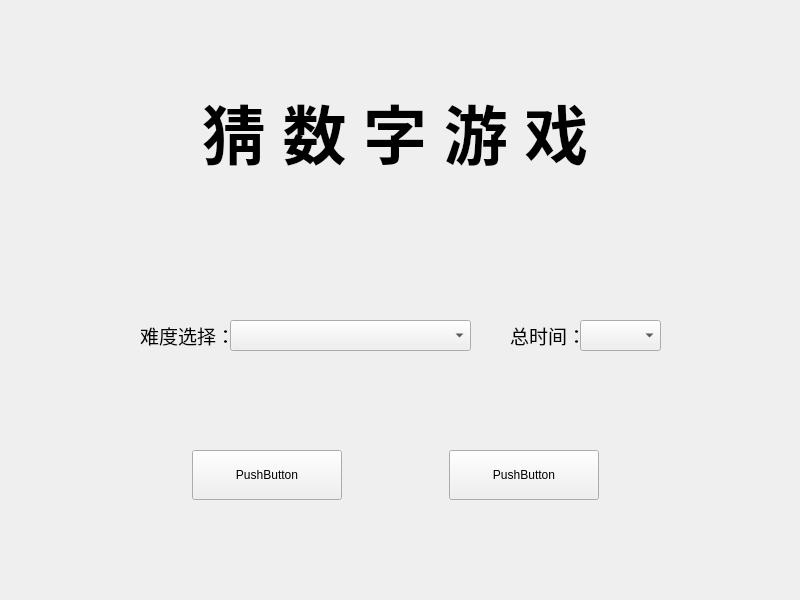
<?xml version="1.0" encoding="UTF-8"?>
<ui version="4.0">
 <class>GameWidget</class>
 <widget class="QWidget" name="GameWidget">
  <property name="geometry">
   <rect>
    <x>0</x>
    <y>0</y>
    <width>800</width>
    <height>600</height>
   </rect>
  </property>
  <property name="windowTitle">
   <string>GameWidget</string>
  </property>
  <widget class="QStackedWidget" name="stackedWidget">
   <property name="geometry">
    <rect>
     <x>0</x>
     <y>0</y>
     <width>800</width>
     <height>600</height>
    </rect>
   </property>
   <property name="currentIndex">
    <number>0</number>
   </property>
   <widget class="QWidget" name="pageStart">
    <widget class="QComboBox" name="comboBox">
     <property name="geometry">
      <rect>
       <x>230</x>
       <y>320</y>
       <width>241</width>
       <height>31</height>
      </rect>
     </property>
    </widget>
    <widget class="QWidget" name="widget" native="true">
     <property name="geometry">
      <rect>
       <x>80</x>
       <y>420</y>
       <width>631</width>
       <height>111</height>
      </rect>
     </property>
     <layout class="QHBoxLayout" name="horizontalLayout">
      <item>
       <spacer name="horizontalSpacer_2">
        <property name="orientation">
         <enum>Qt::Horizontal</enum>
        </property>
        <property name="sizeHint" stdset="0">
         <size>
          <width>77</width>
          <height>20</height>
         </size>
        </property>
       </spacer>
      </item>
      <item>
       <widget class="QPushButton" name="pushButtonStart">
        <property name="minimumSize">
         <size>
          <width>150</width>
          <height>50</height>
         </size>
        </property>
        <property name="text">
         <string>PushButton</string>
        </property>
       </widget>
      </item>
      <item>
       <spacer name="horizontalSpacer">
        <property name="orientation">
         <enum>Qt::Horizontal</enum>
        </property>
        <property name="sizeHint" stdset="0">
         <size>
          <width>76</width>
          <height>20</height>
         </size>
        </property>
       </spacer>
      </item>
      <item>
       <widget class="QPushButton" name="pushButtonClose">
        <property name="minimumSize">
         <size>
          <width>150</width>
          <height>50</height>
         </size>
        </property>
        <property name="text">
         <string>PushButton</string>
        </property>
       </widget>
      </item>
      <item>
       <spacer name="horizontalSpacer_3">
        <property name="orientation">
         <enum>Qt::Horizontal</enum>
        </property>
        <property name="sizeHint" stdset="0">
         <size>
          <width>77</width>
          <height>20</height>
         </size>
        </property>
       </spacer>
      </item>
     </layout>
    </widget>
    <widget class="QLabel" name="label_4">
     <property name="geometry">
      <rect>
       <x>140</x>
       <y>320</y>
       <width>91</width>
       <height>31</height>
      </rect>
     </property>
     <property name="font">
      <font>
       <family>Adobe Hebrew</family>
       <pointsize>14</pointsize>
      </font>
     </property>
     <property name="text">
      <string>难度选择：</string>
     </property>
    </widget>
    <widget class="QWidget" name="widget_4" native="true">
     <property name="geometry">
      <rect>
       <x>80</x>
       <y>50</y>
       <width>631</width>
       <height>161</height>
      </rect>
     </property>
     <layout class="QHBoxLayout" name="horizontalLayout_3">
      <item>
       <spacer name="horizontalSpacer_6">
        <property name="orientation">
         <enum>Qt::Horizontal</enum>
        </property>
        <property name="sizeHint" stdset="0">
         <size>
          <width>103</width>
          <height>20</height>
         </size>
        </property>
       </spacer>
      </item>
      <item>
       <widget class="QLabel" name="label_3">
        <property name="font">
         <font>
          <family>Adobe 宋体 Std L</family>
          <pointsize>48</pointsize>
          <weight>75</weight>
          <bold>true</bold>
         </font>
        </property>
        <property name="text">
         <string>猜 数 字 游 戏</string>
        </property>
       </widget>
      </item>
      <item>
       <spacer name="horizontalSpacer_7">
        <property name="orientation">
         <enum>Qt::Horizontal</enum>
        </property>
        <property name="sizeHint" stdset="0">
         <size>
          <width>40</width>
          <height>20</height>
         </size>
        </property>
       </spacer>
      </item>
     </layout>
    </widget>
    <widget class="QComboBox" name="comboBoxTime">
     <property name="geometry">
      <rect>
       <x>580</x>
       <y>320</y>
       <width>81</width>
       <height>31</height>
      </rect>
     </property>
    </widget>
    <widget class="QLabel" name="label">
     <property name="geometry">
      <rect>
       <x>510</x>
       <y>320</y>
       <width>71</width>
       <height>31</height>
      </rect>
     </property>
     <property name="font">
      <font>
       <family>Adobe Arabic</family>
       <pointsize>14</pointsize>
      </font>
     </property>
     <property name="text">
      <string>总时间：</string>
     </property>
    </widget>
   </widget>
   <widget class="QWidget" name="pageGame">
    <widget class="QWidget" name="widget_2" native="true">
     <property name="geometry">
      <rect>
       <x>40</x>
       <y>60</y>
       <width>741</width>
       <height>221</height>
      </rect>
     </property>
     <layout class="QHBoxLayout" name="horizontalLayout_2">
      <item>
       <spacer name="horizontalSpacer_4">
        <property name="orientation">
         <enum>Qt::Horizontal</enum>
        </property>
        <property name="sizeHint" stdset="0">
         <size>
          <width>103</width>
          <height>20</height>
         </size>
        </property>
       </spacer>
      </item>
      <item>
       <widget class="QLabel" name="InforShow">
        <property name="minimumSize">
         <size>
          <width>500</width>
          <height>200</height>
         </size>
        </property>
        <property name="font">
         <font>
          <family>Arial Narrow</family>
          <pointsize>36</pointsize>
         </font>
        </property>
        <property name="layoutDirection">
         <enum>Qt::LeftToRight</enum>
        </property>
        <property name="text">
         <string>TextLabel</string>
        </property>
        <property name="alignment">
         <set>Qt::AlignCenter</set>
        </property>
       </widget>
      </item>
      <item>
       <spacer name="horizontalSpacer_5">
        <property name="orientation">
         <enum>Qt::Horizontal</enum>
        </property>
        <property name="sizeHint" stdset="0">
         <size>
          <width>102</width>
          <height>20</height>
         </size>
        </property>
       </spacer>
      </item>
     </layout>
    </widget>
    <widget class="QWidget" name="widget_3" native="true">
     <property name="geometry">
      <rect>
       <x>70</x>
       <y>360</y>
       <width>636</width>
       <height>180</height>
      </rect>
     </property>
     <layout class="QGridLayout" name="gridLayout">
      <item row="0" column="0">
       <widget class="QPushButton" name="pushButton1">
        <property name="minimumSize">
         <size>
          <width>150</width>
          <height>50</height>
         </size>
        </property>
        <property name="font">
         <font>
          <pointsize>15</pointsize>
         </font>
        </property>
        <property name="text">
         <string>PushButton</string>
        </property>
        <property name="iconSize">
         <size>
          <width>15</width>
          <height>15</height>
         </size>
        </property>
       </widget>
      </item>
      <item row="0" column="1">
       <widget class="QPushButton" name="pushButton2">
        <property name="minimumSize">
         <size>
          <width>150</width>
          <height>50</height>
         </size>
        </property>
        <property name="font">
         <font>
          <pointsize>15</pointsize>
         </font>
        </property>
        <property name="text">
         <string>PushButton</string>
        </property>
       </widget>
      </item>
      <item row="0" column="2">
       <widget class="QPushButton" name="pushButton3">
        <property name="minimumSize">
         <size>
          <width>150</width>
          <height>50</height>
         </size>
        </property>
        <property name="font">
         <font>
          <pointsize>15</pointsize>
         </font>
        </property>
        <property name="text">
         <string>PushButton</string>
        </property>
       </widget>
      </item>
      <item row="0" column="3">
       <widget class="QPushButton" name="pushButtonEnter">
        <property name="minimumSize">
         <size>
          <width>150</width>
          <height>50</height>
         </size>
        </property>
        <property name="font">
         <font>
          <pointsize>15</pointsize>
         </font>
        </property>
        <property name="text">
         <string>PushButton</string>
        </property>
       </widget>
      </item>
      <item row="1" column="0">
       <widget class="QPushButton" name="pushButton4">
        <property name="minimumSize">
         <size>
          <width>150</width>
          <height>50</height>
         </size>
        </property>
        <property name="font">
         <font>
          <pointsize>15</pointsize>
         </font>
        </property>
        <property name="text">
         <string>PushButton</string>
        </property>
       </widget>
      </item>
      <item row="1" column="1">
       <widget class="QPushButton" name="pushButton5">
        <property name="minimumSize">
         <size>
          <width>150</width>
          <height>50</height>
         </size>
        </property>
        <property name="font">
         <font>
          <pointsize>15</pointsize>
         </font>
        </property>
        <property name="text">
         <string>PushButton</string>
        </property>
       </widget>
      </item>
      <item row="1" column="2">
       <widget class="QPushButton" name="pushButton6">
        <property name="minimumSize">
         <size>
          <width>150</width>
          <height>50</height>
         </size>
        </property>
        <property name="font">
         <font>
          <pointsize>15</pointsize>
         </font>
        </property>
        <property name="text">
         <string>PushButton</string>
        </property>
       </widget>
      </item>
      <item row="1" column="3">
       <widget class="QPushButton" name="pushButtonBack">
        <property name="minimumSize">
         <size>
          <width>150</width>
          <height>50</height>
         </size>
        </property>
        <property name="font">
         <font>
          <pointsize>15</pointsize>
         </font>
        </property>
        <property name="text">
         <string>PushButton</string>
        </property>
       </widget>
      </item>
      <item row="2" column="0">
       <widget class="QPushButton" name="pushButton7">
        <property name="minimumSize">
         <size>
          <width>150</width>
          <height>50</height>
         </size>
        </property>
        <property name="font">
         <font>
          <pointsize>15</pointsize>
         </font>
        </property>
        <property name="text">
         <string>PushButton</string>
        </property>
       </widget>
      </item>
      <item row="2" column="1">
       <widget class="QPushButton" name="pushButton8">
        <property name="minimumSize">
         <size>
          <width>150</width>
          <height>50</height>
         </size>
        </property>
        <property name="font">
         <font>
          <pointsize>15</pointsize>
         </font>
        </property>
        <property name="text">
         <string>PushButton</string>
        </property>
       </widget>
      </item>
      <item row="2" column="2">
       <widget class="QPushButton" name="pushButton9">
        <property name="minimumSize">
         <size>
          <width>150</width>
          <height>50</height>
         </size>
        </property>
        <property name="font">
         <font>
          <pointsize>15</pointsize>
         </font>
        </property>
        <property name="text">
         <string>PushButton</string>
        </property>
       </widget>
      </item>
      <item row="2" column="3">
       <widget class="QPushButton" name="pushButton0">
        <property name="minimumSize">
         <size>
          <width>150</width>
          <height>50</height>
         </size>
        </property>
        <property name="font">
         <font>
          <pointsize>15</pointsize>
         </font>
        </property>
        <property name="text">
         <string>PushButton</string>
        </property>
       </widget>
      </item>
     </layout>
    </widget>
    <widget class="QLabel" name="numShow">
     <property name="geometry">
      <rect>
       <x>70</x>
       <y>310</y>
       <width>201</width>
       <height>41</height>
      </rect>
     </property>
     <property name="font">
      <font>
       <family>AcadEref</family>
       <pointsize>26</pointsize>
      </font>
     </property>
     <property name="text">
      <string>TextLabel</string>
     </property>
    </widget>
    <widget class="QProgressBar" name="progressBarCountTime">
     <property name="geometry">
      <rect>
       <x>60</x>
       <y>20</y>
       <width>701</width>
       <height>21</height>
      </rect>
     </property>
     <property name="value">
      <number>24</number>
     </property>
    </widget>
    <widget class="QLabel" name="UseTimes">
     <property name="geometry">
      <rect>
       <x>650</x>
       <y>310</y>
       <width>131</width>
       <height>31</height>
      </rect>
     </property>
     <property name="font">
      <font>
       <family>AcadEref</family>
       <pointsize>18</pointsize>
      </font>
     </property>
     <property name="text">
      <string>TextLabel</string>
     </property>
    </widget>
   </widget>
   <widget class="QWidget" name="pageFail">
    <widget class="QLabel" name="labelFail">
     <property name="geometry">
      <rect>
       <x>110</x>
       <y>20</y>
       <width>600</width>
       <height>500</height>
      </rect>
     </property>
     <property name="text">
      <string>TextLabel</string>
     </property>
    </widget>
   </widget>
   <widget class="QWidget" name="pageScuess">
    <widget class="QLabel" name="labelScuess">
     <property name="geometry">
      <rect>
       <x>100</x>
       <y>10</y>
       <width>600</width>
       <height>500</height>
      </rect>
     </property>
     <property name="text">
      <string>TextLabel</string>
     </property>
    </widget>
    <widget class="QLabel" name="labelUseTimes">
     <property name="geometry">
      <rect>
       <x>300</x>
       <y>540</y>
       <width>211</width>
       <height>31</height>
      </rect>
     </property>
     <property name="font">
      <font>
       <family>AcadEref</family>
       <pointsize>24</pointsize>
      </font>
     </property>
     <property name="text">
      <string>TextLabel</string>
     </property>
    </widget>
   </widget>
  </widget>
 </widget>
 <layoutdefault spacing="6" margin="11"/>
 <resources/>
 <connections/>
</ui>
